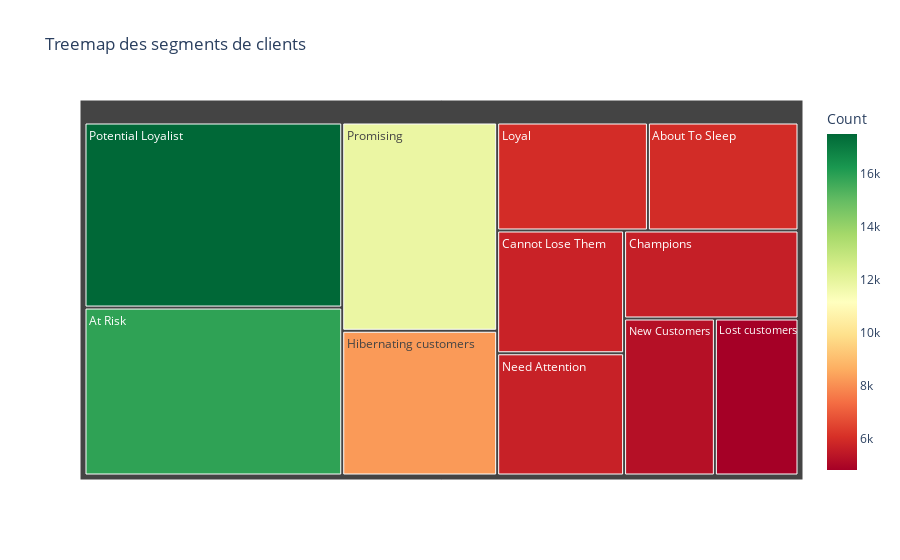

The notebook cell saved with this chart:
### Code cell
# Créer un DataFrame pour les segments et leurs comptes
df_treemap = df_with_cluster['Segment'].value_counts().reset_index()
df_treemap.columns = ['Segment', 'Count']

# Créer le treemap avec Plotly
fig = px.treemap(df_treemap,
                 path=['Segment'],
                 values='Count',
                 color='Count',  # Optionnel, pour ajouter des couleurs basées sur le compte
                 # Vous pouvez choisir la palette de couleurs que vous préférez
                 color_continuous_scale='RdYlGn',
                 title='Treemap des segments de clients')

# Afficher le treemap
fig.show()

### Figure 1 — Plotly figure (JSON) as saved in the notebook; plotly's stock layout.template omitted (floating-point values rounded to 4 significant figures)
{"data": [{"branchvalues": "total", "customdata": [[5974], [15901], [5725], [5639], [8238], [4823], [5981], [5699], [5235], [17522], [11852]], "domain": {"x": [0, 1], "y": [0, 1]}, "hovertemplate": "labels=%{label}<br>Count_sum=%{value}<br>parent=%{parent}<br>id=%{id}<br>Count=%{color}<extra></extra>", "ids": ["About To Sleep", "At Risk", "Cannot Lose Them", "Champions", "Hibernating customers", "Lost customers", "Loyal", "Need Attention", "New Customers", "Potential Loyalist", "Promising"], "labels": ["About To Sleep", "At Risk", "Cannot Lose Them", "Champions", "Hibernating customers", "Lost customers", "Loyal", "Need Attention", "New Customers", "Potential Loyalist", "Promising"], "marker": {"coloraxis": "coloraxis", "colors": [5974, 15901, 5725, 5639, 8238, 4823, 5981, 5699, 5235, 17522, 11852]}, "name": "", "parents": ["", "", "", "", "", "", "", "", "", "", ""], "type": "treemap", "values": [5974, 15901, 5725, 5639, 8238, 4823, 5981, 5699, 5235, 17522, 11852]}], "layout": {"coloraxis": {"colorbar": {"title": {"text": "Count"}}, "colorscale": [[0, "rgb(165,0,38)"], [0.1, "rgb(215,48,39)"], [0.2, "rgb(244,109,67)"], [0.3, "rgb(253,174,97)"], [0.4, "rgb(254,224,139)"], [0.5, "rgb(255,255,191)"], [0.6, "rgb(217,239,139)"], [0.7, "rgb(166,217,106)"], [0.8, "rgb(102,189,99)"], [0.9, "rgb(26,152,80)"], [1, "rgb(0,104,55)"]]}, "legend": {"tracegroupgap": 0}, "title": {"text": "Treemap des segments de clients"}}}
